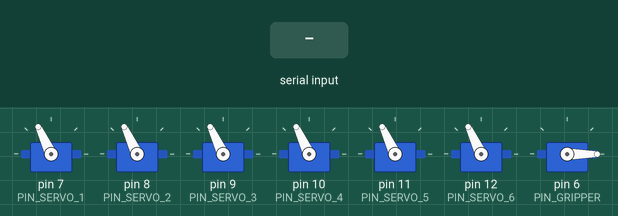
The sketch below on a simulated Arduino Uno, built with avr-gcc and run on an emulated ATmega328P. Shown: 7 × servo. The test bench sets the inputs (shaded band). What the sketch prints to the serial monitor is not drawn.

Above: at 0.9 s.
At 1.8 s:
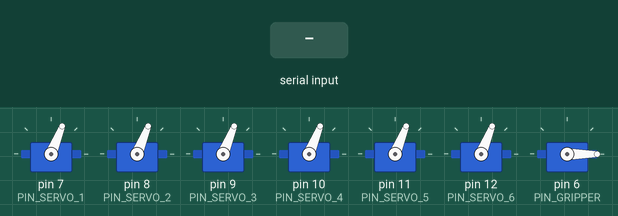
At 3.5 s:
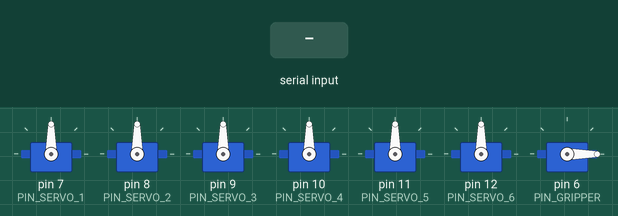
3.6 s: "?\n" received over Serial
5.1 s: ",\n" received over Serial
Timing chart, 0 to 8.1 s (numbered marks = the images above; inputs shaded):
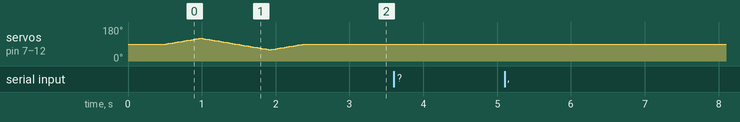

The sketch:

arduino_control.ino
```cpp
/*
  Control de Brazo Robótico vía Serial (6 Ejes + Gripper)
  Protocolo esperado: "ANG0,ANG1,ANG2,ANG3,ANG4,ANG5,GRIPPER\n"
  Ejemplo: "90,90,90,90,90,90,0\n"
*/

#include <Servo.h>

// ------------------------------------------------------------------------
// CONFIGURACIÓN DEL USUARIO
// ------------------------------------------------------------------------
// Cambiar a 1 para usar un motor NEMA (Paso a Paso) en el primer eje.
// Cambiar a 0 para usar un Servomotor SG995 en su lugar.
#define USE_NEMA_MOTOR_1 0

// Pines NEMA (Si USE_NEMA_MOTOR_1 es 1)
#define PIN_DIR  2
#define PIN_STEP 3

// Pines Servos SG995 (Todos los demás ejes son Servos)
#define PIN_SERVO_1 7   // Usado sólo si USE_NEMA_MOTOR_1 es 0
#define PIN_SERVO_2 8
#define PIN_SERVO_3 9
#define PIN_SERVO_4 10
#define PIN_SERVO_5 11
#define PIN_SERVO_6 12
#define PIN_GRIPPER 6
// ------------------------------------------------------------------------

// ------------------------------------------------------------------------
// CONFIGURACIÓN DE ORIENTACIÓN
// ------------------------------------------------------------------------
// Cambiar a true para invertir el sentido de giro de un motor específico.
// Índices 0-5: Ejes 1-6. Índice 6: Gripper.
bool INVERT_AXIS[] = {false, false, false, false, false, false, false};

int applyOrientation(int axisIdx, int angle) {
  if (axisIdx < 0 || axisIdx > 6) return angle;
  return INVERT_AXIS[axisIdx] ? (180 - angle) : angle;
}
// ------------------------------------------------------------------------

#if !USE_NEMA_MOTOR_1
  Servo axis1;
#else
  int currentNemaAngle = 90; // Angulo actual de reposo para el NEMA
#endif

Servo axis2;
Servo axis3;
Servo axis4;
Servo axis5;
Servo axis6;
Servo gripper;

void moveToNemaAngle(int targetAngle);
void setAllServos(int pos);

void setup() {
  Serial.begin(115200);

  // -- Inicialización de pines --

  #if USE_NEMA_MOTOR_1
    pinMode(PIN_DIR, OUTPUT);
    pinMode(PIN_STEP, OUTPUT);
  #else
    axis1.attach(PIN_SERVO_1);
    axis1.write(90);
  #endif

  axis2.attach(PIN_SERVO_2);
  axis3.attach(PIN_SERVO_3);
  axis4.attach(PIN_SERVO_4);
  axis5.attach(PIN_SERVO_5);
  axis6.attach(PIN_SERVO_6);
  gripper.attach(PIN_GRIPPER);

  axis2.write(90);
  axis3.write(90);
  axis4.write(90);
  axis5.write(90);
  axis6.write(90);
  gripper.write(0);

  delay(500); // Tiempo para anclaje de posición inicial

  // -- Escaneo lento antes del reposo final --
  // Movimiento de barrido suave (90 -> 120 -> 60 -> 90) para no entrar de golpe
  for(int pos = 90; pos <= 120; pos++) {
    setAllServos(pos);
    delay(15);
  }
  for(int pos = 120; pos >= 60; pos--) {
    setAllServos(pos);
    delay(15);
  }
  for(int pos = 60; pos <= 90; pos++) {
    setAllServos(pos);
    delay(15);
  }
}

void loop() {
  if (Serial.available() > 0) {
    String data = Serial.readStringUntil('\n');
    data.trim(); // Remover espacios o saltos de línea basura

    // Verificación de conexión (Handshake)
    if (data == "?") {
      Serial.println("ID:ARM_ROBOT");
      return;
    }

    if (data.length() > 0) {
      parseAndControl(data);
    }
  }
}

// Función para mover el motor NEMA a un ángulo específico
void moveToNemaAngle(int targetAngle) {
#if USE_NEMA_MOTOR_1
  if(targetAngle == currentNemaAngle) return;

  // Suponiendo placa A4988 con 1/16 microstepping: 3200 pasos por vuelta entera (360 grados)
  // Para 180 grados = 1600 pasos. -> 1600 / 180 grados.
  float stepsPerDegree = 1600.0 / 180.0;

  // Calcular la posición absoluta en pasos desde el origen (0 grados)
  int currentSteps = round(currentNemaAngle * stepsPerDegree);
  int targetSteps = round(targetAngle * stepsPerDegree);

  int stepDifference = abs(targetSteps - currentSteps);

  // Definir dirección
  bool direction = (targetSteps > currentSteps);
  if (INVERT_AXIS[0]) direction = !direction; // Invertir si está configurado
  digitalWrite(PIN_DIR, direction ? HIGH : LOW);

  // Enviar pulsos
  for(int i = 0; i < stepDifference; i++) {
    digitalWrite(PIN_STEP, HIGH);
    delayMicroseconds(800);
    digitalWrite(PIN_STEP, LOW);
    delayMicroseconds(800);
  }

  // Actualizar estado actual
  currentNemaAngle = targetAngle;
#endif
}

// Función auxiliar para mover todos los ejes en sincronía para el escaneo
void setAllServos(int pos) {
  #if USE_NEMA_MOTOR_1
    moveToNemaAngle(pos);
  #else
    axis1.write(applyOrientation(0, pos));
  #endif

  axis2.write(applyOrientation(1, pos));
  axis3.write(applyOrientation(2, pos));
  axis4.write(applyOrientation(3, pos));
  axis5.write(applyOrientation(4, pos));
  axis6.write(applyOrientation(5, pos));
}

void parseAndControl(String data) {
  int values[10]; // Mínimo 7 parámetros para 6 ejes + gripper
  int count = 0;

  int lastIdx = 0;
  for (int i = 0; i < data.length(); i++) {
    if (data[i] == ',' || i == data.length() - 1) {
      String valStr = (i == data.length() - 1) ? data.substring(lastIdx) : data.substring(lastIdx, i);
      values[count++] = valStr.toInt();
      lastIdx = i + 1;
      if (count >= 10) break;
    }
  }

  // Esperamos al menos 6 ejes, el 7mo (gripper) es opcional en la cadena lógica
  if (count >= 6) {
    int j0 = constrain(values[0], 0, 180);
    int j1 = constrain(values[1], 0, 180);
    int j2 = constrain(values[2], 0, 180);
    int j3 = constrain(values[3], 0, 180);
    int j4 = constrain(values[4], 0, 180);
    int j5 = constrain(values[5], 0, 180);

    #if USE_NEMA_MOTOR_1
      moveToNemaAngle(j0);
    #else
      axis1.write(applyOrientation(0, j0));
    #endif

    axis2.write(applyOrientation(1, j1));
    axis3.write(applyOrientation(2, j2));
    axis4.write(applyOrientation(3, j3));
    axis5.write(applyOrientation(4, j4));
    axis6.write(applyOrientation(5, j5));

    if (count >= 7) {
      int gripperVal = values[6] == 1 ? 90 : 0;
      gripper.write(applyOrientation(6, gripperVal)); // 1 = Cerrado, 0 = Abierto
    }

    Serial.println("ACK"); // Confirmación de procesamiento
  } else {
    Serial.println("ERROR:INVALID_PACKET");
  }
}
```

Measured:
- after the input at 3.6 s, every drawn part: stays the same
- after the input at 5.1 s, every drawn part: stays the same
